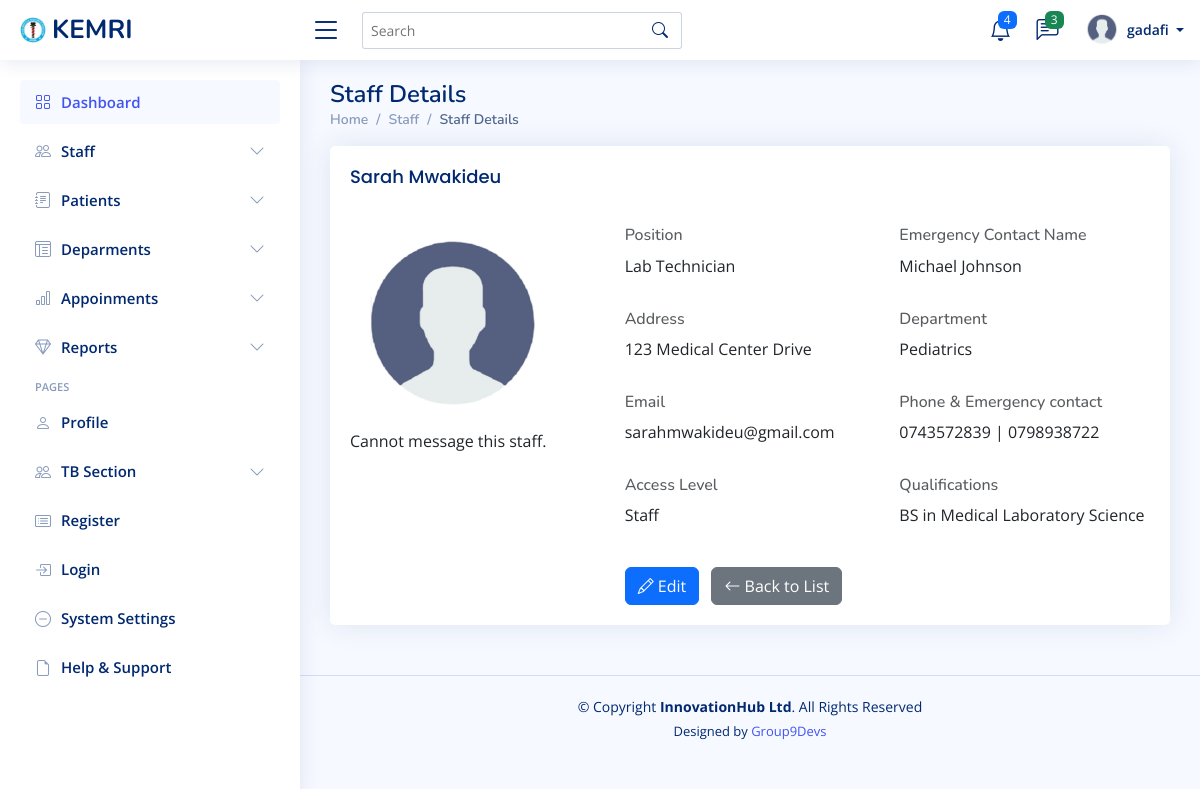
Screenshot of /staff/1/ (signed in) with the database file from the repository.
### mtwapa_branch/models.py (models this page shows, shortened)
class Staff(models.Model):
    first_name = models.CharField(max_length=100)
    last_name = models.CharField(max_length=100)
    phone = models.CharField(max_length=15)
    email = models.EmailField(max_length=100, blank=True, null=True)
    identification_no = models.CharField(max_length=100, blank=True, null=True)
    date_of_birth = models.DateField(blank=True, null=True)
    gender = models.CharField(
        max_length=10,
        choices=[('Male', 'Male'), ('Female', 'Female'), ('Other', 'Other')],
        blank=True,
        null=True
    )
    profile_picture = models.ImageField(upload_to='staff_profiles/', blank=True, null=True)
    position = models.CharField(max_length=100)  # E.g., Researcher, Lab Technician
    department = models.ForeignKey('Department', on_delete=models.SET_NULL, null=True)
    employee_id = models.CharField(max_length=50, unique=True)  # Unique employee ID
    date_hired = models.DateField(default=now)
    contract_type = models.CharField(
        max_length=50,
        choices=[('Permanent', 'Permanent'), ('Contract', 'Contract'), ('Intern', 'Intern')],
        blank=True,
        null=True
    )
    salary = models.DecimalField(max_digits=10, decimal_places=2, blank=True, null=True)
    shift = models.CharField(
        max_length=50,
        choices=[('Day', 'Day'), ('Night', 'Night'), ('Flexible', 'Flexible')],
        blank=True,
        null=True
    )
    address = models.TextField(blank=True, null=True)
    city = models.CharField(max_length=100, blank=True, null=True)
    region = models.CharField(max_length=100, blank=True, null=True)
    emergency_contact_name = models.CharField(max_length=100, blank=True, null=True)
    emergency_contact_phone = models.CharField(max_length=15, blank=True, null=True)
    access_level = models.CharField(
        max_length=50,
        choices=[('Admin', 'Admin'), ('Manager', 'Manager'), ('Staff', 'Staff')],
        blank=True,
        null=True
    )
    is_active = models.BooleanField(default=True)
    qualifications = models.TextField(blank=True, null=True)  # E.g., Degrees, Certifications
    experience_years = models.PositiveIntegerField(blank=True, null=True)
    skills = models.TextField(blank=True, null=True)  # E.g., Specializations
    created_at = models.DateTimeField(auto_now_add=True)
    updated_at = models.DateTimeField(auto_now=True)
    username = models.CharField(max_length=150, unique=True, blank=True, null=True)  # New field added

class Department(models.Model):
    name = models.CharField(max_length=100, unique=True)
    description = models.TextField(blank=True)
    head = models.OneToOneField(
        Doctor,
        on_delete=models.SET_NULL,
        null=True,
        blank=True,
        related_name='headed_department'  # Custom related_name
    )
    phone = models.CharField(max_length=15, blank=True, null=True)
    email = models.EmailField(blank=True, null=True)
    research_focus = models.TextField(blank=True, null=True)  # Specific areas of research
    def __str__(self):
        return self.name

### mtwapa_branch/views.py (the view)
# urls.py: path('staff/<int:pk>/', views.staff_detail, name='staff_detail'),
@login_required
def staff_detail(request, pk):
    staff_member = get_object_or_404(Staff, pk=pk)
    User = get_user_model()
    user_usernames = User.objects.values_list('username', flat=True)
    return render(request, 'staff/staff_detail.html', {'staff_member': staff_member ,'user_usernames': user_usernames})

### templates/staff/staff_detail.html
{% extends "base/base.html" %}
{% load static %}
{% block content %}
<div class="pagetitle">
    <h1>Staff Details</h1>
    <nav>
        <ol class="breadcrumb">
            <li class="breadcrumb-item"><a href="{% url 'dashboard' %}">Home</a></li>
            <li class="breadcrumb-item"><a href="{% url 'staff_list' %}">Staff</a></li>
            <li class="breadcrumb-item active">Staff Details</li>
        </ol>
    </nav>
</div>
<section class="section">
    <div class="row">
        <div class="col-lg-12">
            <div class="card">
                <div class="card-body">
                    <h5 class="card-title mb-4">{{ staff_member.first_name }} {{ staff_member.last_name }}</h5>
                    <div class="row">
                        <div class="col-md-4">
                            {% if staff_member.profile_picture %}
                                <img src="{{ staff_member.profile_picture.url }}" alt="Profile Picture" class="img-fluid rounded" style="max-width: 200px;">
                            {% else %}
                                <img src="{% static 'assets/img/profile.png' %}" alt="Profile Picture" class="img-fluid rounded" style="max-width: 200px;">
                            {% endif %}
                            {% if staff_member.username %}
                            {% if staff_member.username in user_usernames %}
                                    <div style="margin-left:40px"  class="mt-4">
                                        <a href="{% url 'create_chat' staff_member.username %}" class="btn btn-outline-primary">
                                            <i class="bi bi-envelope"></i> Message {{ doctor.username }}
                                        </a>
                                    </div>
                                {% endif %}
                            {% else %}
                                <p>Cannot message this staff.</p>
                            {% endif %}
                        </div>
                        <div class="col-md-8">
                            <div class="row mb-3">
                                <div class="col-md-6">
                                    <h6 class="text-muted">Position</h6>
                                    <p>{{ staff_member.position }}</p>
                                </div>
                                <div class="col-md-6">
                                    <h6 class="text-muted">Emergency Contact Name</h6>
                                    <p>{{ staff_member.emergency_contact_name }}</p>
                                </div>
                            </div>
                            <div class="row mb-3">
                                <div class="col-md-6">
                                    <h6 class="text-muted">Address</h6>
                                    <p>{{ staff_member.address }}</p>
                                </div>
                                <div class="col-md-6">
                                    <h6 class="text-muted">Department</h6>
                                    <p>{{ staff_member.department }}</p>
                                </div>
                            </div>
                            <div class="row mb-3">
                                <div class="col-md-6">
                                    <h6 class="text-muted">Email</h6>
                                    <p>{{ staff_member.email }}</p>
                                </div>
                                <div class="col-md-6">
                                    <h6 class="text-muted">Phone & Emergency contact</h6>
                                    <p>{{ staff_member.phone }} | {{ staff_member.emergency_contact_phone}}</p>
                                </div>
                            </div>
                            <div class="row mb-3">
                                <div class="col-md-6">
                                    <h6 class="text-muted">Access Level</h6>
                                    <p>{{ staff_member.access_level }}</p>
                                </div>
                                <div class="col-md-6">
                                    <h6 class="text-muted">Qualifications</h6>
                                    <p>{{ staff_member.qualifications }}</p>
                                </div>
                            </div>
                            <div class="mt-4">
                                <a href="{% url 'staff_update' staff_member.pk %}" class="btn btn-primary me-2">
                                    <i class="bi bi-pencil"></i> Edit
                                </a>
                                <a href="{% url 'staff_list' %}" class="btn btn-secondary">
                                    <i class="bi bi-arrow-left"></i> Back to List
                                </a>
                            </div>
                        </div>
                    </div>
                </div>
            </div>
        </div>
    </div>
</section>
{% endblock %}

### templates/base/navbar.html (shortened to what this page needs)
{% load static %}
<header id="header" class="header fixed-top d-flex align-items-center">
    <div class="d-flex align-items-center justify-content-between">
      <a href="{% url 'dashboard'%}" class="logo d-flex align-items-center">
        <img src="{% static 'assets/img/kemrilogo.png'%}" alt="">
        <span class="d-none d-lg-block">KEMRI</span>
      </a>
      <i class="bi bi-list toggle-sidebar-btn"></i>
    </div>
    <div class="search-bar">
      <form class="search-form d-flex align-items-center" method="POST" action="#">
        <input type="text" name="query" placeholder="Search" title="Enter search keyword">
        <button type="submit" title="Search"><i class="bi bi-search"></i></button>
      </form>
    </div>
    <nav class="header-nav ms-auto">
      <ul class="d-flex align-items-center">
        <li class="nav-item dropdown">
          <a class="nav-link nav-icon" href="#" data-bs-toggle="dropdown">
            <i class="bi bi-bell"></i>
            <span class="badge bg-primary badge-number">4</span>
          </a>
            </li>
          </ul>
        <li class="nav-item dropdown">
          <a class="nav-link nav-icon" href="#" data-bs-toggle="dropdown">
            <i class="bi bi-chat-left-text"></i>
            <span class="badge bg-success badge-number">3</span>
          </a>
        </li>
        <li class="nav-item dropdown pe-3">
          <a class="nav-link nav-profile d-flex align-items-center pe-0" href="#" data-bs-toggle="dropdown">
            <img src="{% static 'assets/img/profile.png'%}" alt="Profile" class="rounded-circle">
            <span class="d-none d-md-block dropdown-toggle ps-2">
              {% if user.is_authenticated %}
                   {{ user.username }}
              {% else %}
                  Admin
              {% endif %}
            </span>
          </a>
        </li>
    </nav>
  </header>

### static/assets/css/style.css (style rules this page uses)
:root { scroll-behavior: smooth; }
body { font-family: "Open Sans", sans-serif; background: #f6f9ff; color: #444444; }
a { color: #4154f1; text-decoration: none; }
h1, h2, h3, h4, h5, h6 { font-family: "Nunito", sans-serif; }
.pagetitle { margin-bottom: 10px; }
.pagetitle h1 { font-size: 24px; margin-bottom: 0; font-weight: 600; color: #012970; }
.card { margin-bottom: 30px; border: none; border-radius: 5px; box-shadow: 0px 0 30px rgba(1, 41, 112, 0.1); }
.card-title { padding: 20px 0 15px 0; font-size: 18px; font-weight: 500; color: #012970; font-family: "Poppins", sans-serif; }
.card-body { padding: 0 20px 20px 20px; }
.breadcrumb { font-size: 14px; font-family: "Nunito", sans-serif; color: #899bbd; font-weight: 600; }
.breadcrumb a { color: #899bbd; transition: 0.3s; }
.breadcrumb .breadcrumb-item::before { color: #899bbd; }
.breadcrumb .active { color: #51678f; font-weight: 600; }
.logo { line-height: 1; }
@media (min-width: 1200px) { .logo { width: 280px; } }
.logo img { max-height: 26px; margin-right: 6px; }
.logo span { font-size: 26px; font-weight: 700; color: #012970; font-family: "Nunito", sans-serif; }
.header { transition: all 0.5s; z-index: 997; height: 60px; box-shadow: 0px 2px 20px rgba(1, 41, 112, 0.1); background-color: #fff; padding-left: 20px; }
.header .toggle-sidebar-btn { font-size: 32px; padding-left: 10px; cursor: pointer; color: #012970; }
.header .search-bar { min-width: 360px; padding: 0 20px; }
.header .search-form { width: 100%; }
.header .search-form input { border: 0; font-size: 14px; color: #012970; border: 1px solid rgba(1, 41, 112, 0.2); padding: 7px 38px 7px 8px; border-radius: 3px; transition: 0.3s; width: 100%; }
.header .search-form button { border: 0; padding: 0; margin-left: -30px; background: none; }
.header .search-form button i { color: #012970; }
.header-nav ul { list-style: none; }
.header-nav>ul { margin: 0; padding: 0; }
.header-nav .nav-icon { font-size: 22px; color: #012970; margin-right: 25px; position: relative; }
.header-nav .nav-profile { color: #012970; }
.header-nav .nav-profile img { max-height: 36px; }
.header-nav .nav-profile span { font-size: 14px; font-weight: 600; }
.header-nav .badge-number { position: absolute; inset: -2px -5px auto auto; font-weight: normal; font-size: 12px; padding: 3px 6px; }

### rows the page displays
Staff: first_name "Sarah", last_name "Mwakideu", position "Lab Technician", emergency_contact_name "Michael Johnson", address "123 Medical Center Drive", department "Pediatrics", email "sarahmwakideu@gmail.com", phone "0743572839", emergency_contact_phone "0798938722", access_level "Staff", qualifications "BS in Medical Laboratory Science"

### other values shown
{{ user.username }} "gadafi"
